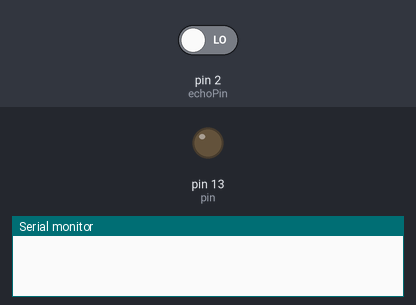
The sketch below on a simulated Arduino Uno, built with avr-gcc and run on an emulated ATmega328P. Parts: output pins drawn as LEDs (lit = HIGH), the last lines printed to the serial monitor. Inputs (shaded band) come from the test bench; at power-on: pin 2 (echoPin) LOW.

Above: at 1.2 s.
1.3 s: pin 2 (echoPin) driven HIGH
At 1.7 s:
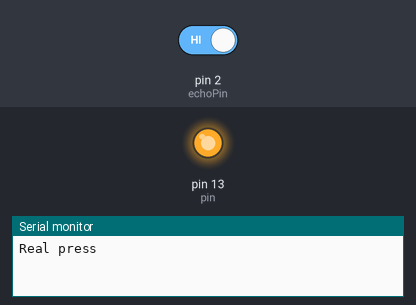
2.8 s: pin 2 (echoPin) driven LOW
At 4.0 s:
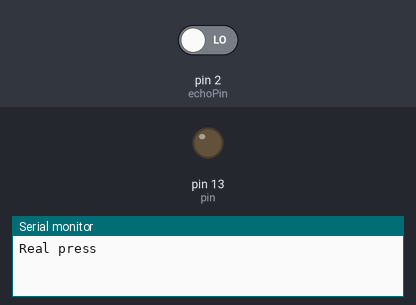
Timing chart, 0 to 5.8 s (numbered marks = the images above; inputs shaded):
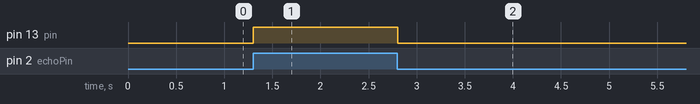

Measured:
- after the input at 1.3 s, pin 13 (pin): LOW → HIGH at once
- after the input at 2.8 s, pin 13 (pin): HIGH → LOW at once

The sketch:

Button.ino
```cpp
int pin = 13;
int echoPin = 2;
volatile int state = LOW;

void setup()
{
  Serial.begin(9600);
  pinMode(pin, OUTPUT);
  attachInterrupt(0, blink, CHANGE);
}

void loop()
{
  digitalWrite(pin, state);
}

void blink()
{
  delay(1);
  if(digitalRead(echoPin)==HIGH){
    Serial.println("Real press");
  }else if(!state){
    Serial.println("Fake");
  }
  state = !state;
  delay(10);
}
```
